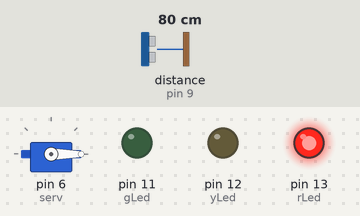
Bench run of a sketch on a simulated Arduino Uno, built with avr-gcc and run on an emulated ATmega328P. Parts: servo, output pins drawn as LEDs (lit = HIGH). Wiring (inferred from the names in the program): ultrasonic range finder: trigger pin 10; echo pin 9. The test bench sets the inputs (shaded band); at power-on: distance to the obstacle (sensor on pin 9) 80 cm. The echo pulse lasts 58.3 µs per cm; pins used as bus, display or sensor lines are not drawn.

Above: at 1.2 s.
1.3 s: distance to the obstacle (sensor on pin 9) set to 11 cm
2.8 s: distance to the obstacle (sensor on pin 9) set to 8 cm
At 4.4 s:
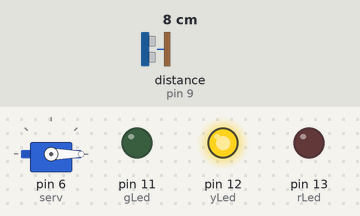
At 6.3 s:
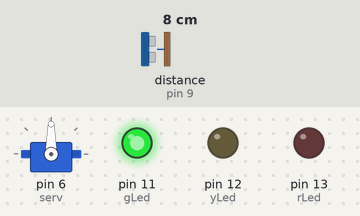
Timing chart, 0 to 7.8 s (numbered marks = the images above; inputs shaded):
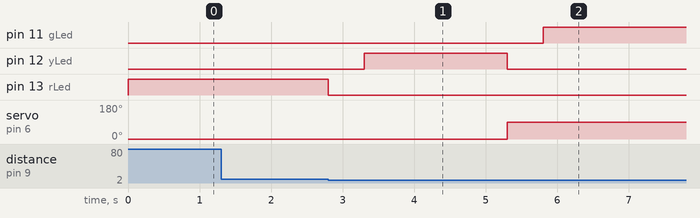

Measured:
- the behaviour switches between 10 and 9 cm on distance to the obstacle (sensor on pin 9) (found by bisection; images 0 and 1)
- after the input at 1.3 s, every drawn part: stays the same
- after the input at 2.8 s, pin 11 (gLed): LOW → HIGH after 3.0 s; pin 12 (yLed): LOW → HIGH after 0.50 s, → LOW 2.0 s later; pin 13 (rLed): HIGH → LOW at once; servo on pin 6 (serv): 0° → 90° after 2.5 s

The sketch:

Distance_sensing_traffic_lights.ino
```cpp
#include <Servo.h>

const int lowestPin = 11; //Lowest pin for LED used
const int highestPin = 13; // Highest pin for LED used
const int rLed = 13;
const int yLed = 12;
const int gLed = 11;
const int trigPin = 10; // Pin used for trig on ultrasonic sensor
const int echoPin = 9; // Pin used for echo on ultrasonic sensor
long dur = 0;
int dist = 0;
Servo serv; //create servo object;
int pos = 0;

void setup() {
 for(int thisPin = lowestPin;thisPin <= highestPin;thisPin++)
 {
  pinMode(thisPin,OUTPUT);
 }
 //sets inital states of LEDs
  digitalWrite(rLed, HIGH);
  digitalWrite(yLed, LOW);
  digitalWrite(gLed, LOW);

  pinMode(trigPin, OUTPUT); // Sets the trig pin as an output
  pinMode(echoPin, INPUT); // Sets the echo pin as an input
  Serial.begin(9600);

  serv.attach(6); //assigns servo on pin 6 to servo object
  serv.write(0);
}
void loop() {
digitalWrite(trigPin, LOW); //Clears trigPin
delayMicroseconds(2);
digitalWrite(trigPin, HIGH); //sets trigPin on HIGH for 10 microseconds
delayMicroseconds(10);
digitalWrite(trigPin, LOW); //Returns trigPin to low state

dur = pulseIn(echoPin, HIGH); //Reads echoPin, returns sound wave travel time in seconds
dist = dur * (0.034/2); //Calculates distance

if (dist <= 8)
{
  digitalWrite(rLed, LOW); // Turns red led off
  delay(500);
  digitalWrite(yLed, HIGH); // Turns Yellow led on
  delay(2000);
  serv.write(90); //lifts paper straw arm
  digitalWrite(yLed, LOW); // Turns yellow led off
  delay(500);
  digitalWrite(gLed, HIGH); // Turns green led on
  delay(10000);
  digitalWrite(gLed, LOW); // Turns green led off
  serv.write(0); //lowers paper straw arm
  delay(500);
  digitalWrite(rLed, HIGH); // Turns red led on

}
}
```
